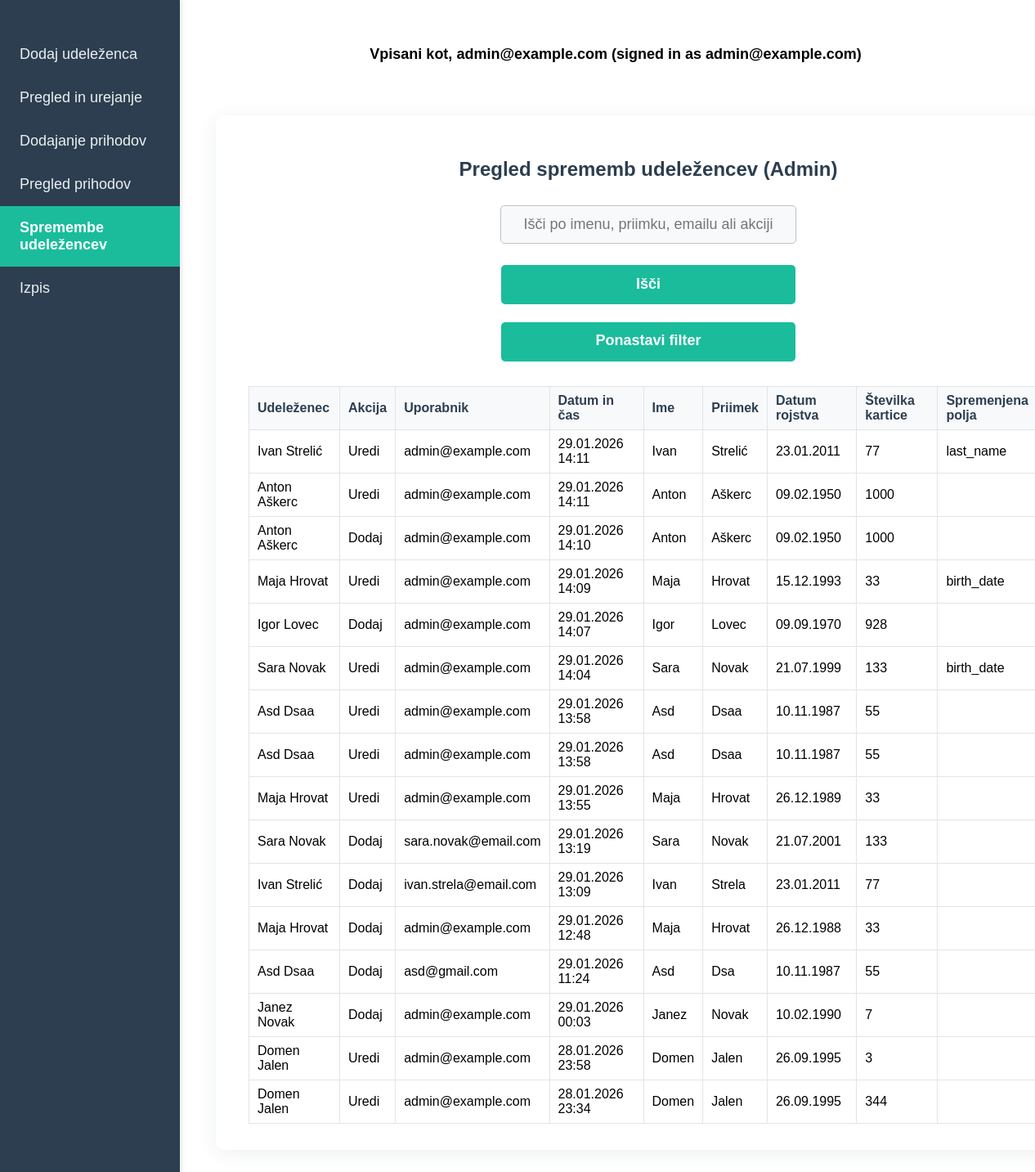
Before: /attendee-changes/ (signed in) with the older database file.
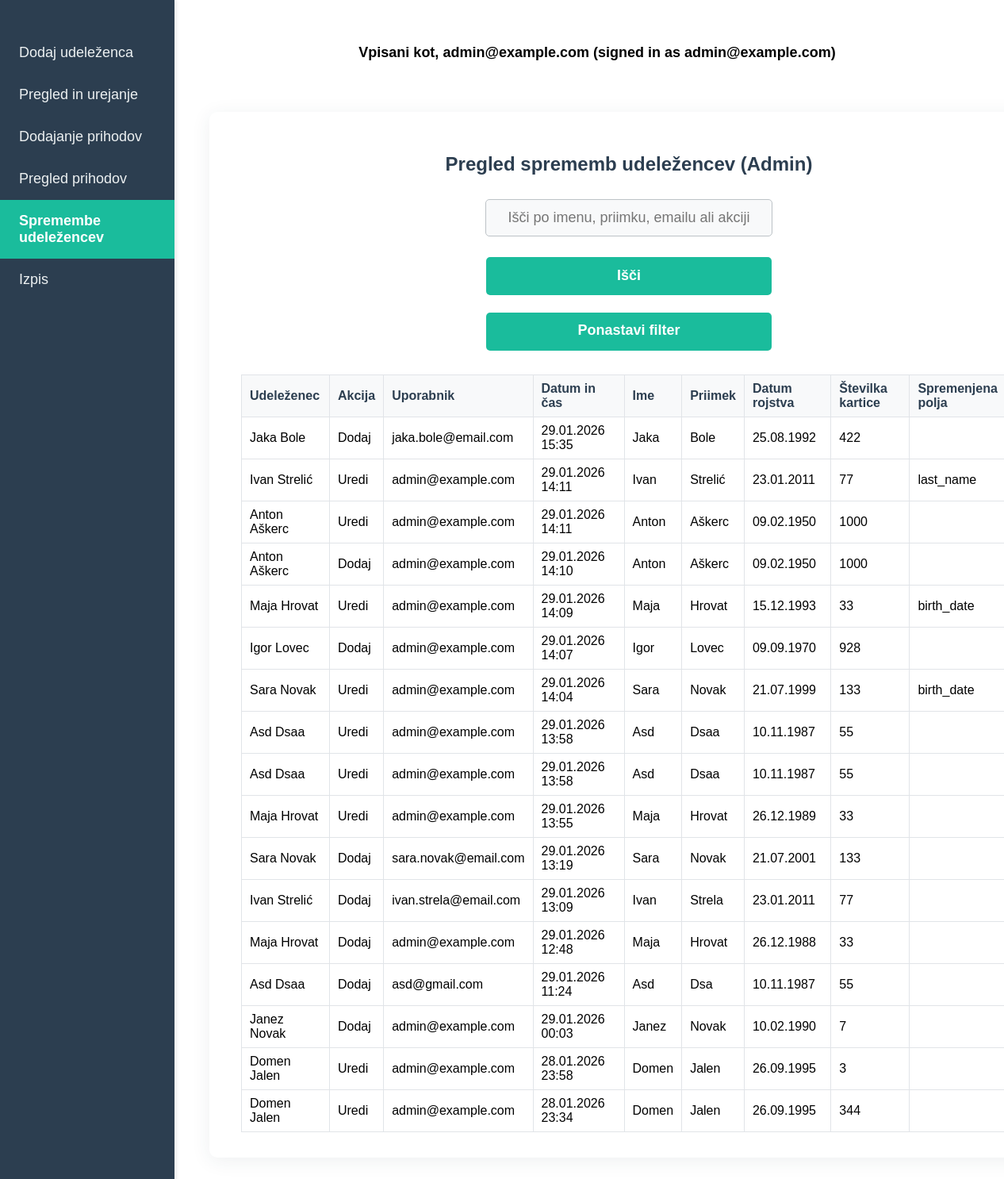
After: the same page with the newer database file.
### attendees/models.py (models this page shows, shortened)
class Attendee(models.Model):
    first_name = models.CharField(max_length=100)  # Ime
    last_name = models.CharField(max_length=100)   # Priimek
    birth_date = models.DateField()                # Datum rojstva
    card_number = models.CharField(max_length=50, unique=True)  # Številka kartice
    created_at = models.DateTimeField(auto_now_add=True)        # Datum vnosa
    def __str__(self):
        return f"{self.first_name} {self.last_name}"

class AttendeeChange(models.Model):
    ACTION_CHOICES = [
        ('add', 'Dodaj'),
        ('edit', 'Uredi'),
        ('delete', 'Delete'),
    ]
    attendee = models.ForeignKey('Attendee', on_delete=models.CASCADE, null=True, blank=True)  # Povezava na udeleženca
    action = models.CharField(max_length=10, choices=ACTION_CHOICES)                           # Vrsta akcije
    timestamp = models.DateTimeField(auto_now_add=True)                                        # Čas spremembe
    user = models.ForeignKey(get_user_model(), on_delete=models.SET_NULL, null=True, blank=True) # Uporabnik, ki je izvedel spremembo
    data_snapshot = models.JSONField()                                                         # Posnetek podatkov
    changed_fields = models.JSONField(null=True, blank=True, help_text="List of changed fields for edit actions.") # Seznam spremenjenih polj

### accounts/models.py (models this page shows)
class CustomUser(AbstractBaseUser, PermissionsMixin):
    email = models.EmailField(unique=True)  # E-pošta kot uporabniško ime
    first_name = models.CharField(max_length=30, blank=True)  # Ime
    last_name = models.CharField(max_length=30, blank=True)   # Priimek
    is_active = models.BooleanField(default=True)             # Aktivnost
    is_staff = models.BooleanField(default=False)             # Pravice osebja
    objects = CustomUserManager()  # Upravljalec
    USERNAME_FIELD = 'email'       # Polje za prijavo
    REQUIRED_FIELDS = []
    def __str__(self):
        return self.email

### konferenca/views.py (the view, shortened to what this page needs)
# urls.py: path('attendee-changes/', attendee_change_list, name='attendee_change_list'),
@staff_member_required
def attendee_change_list(request):
    q = request.GET.get('q', '')
    changes = AttendeeChange.objects.all()
    changes = changes.order_by('-timestamp')
    formatted_changes = []
    for change in changes:
        ts = change.timestamp
        formatted_timestamp = ts.strftime('%d.%m.%Y %H:%M') if ts else ''
        birth_date = change.data_snapshot.get('birth_date')
        formatted_birth_date = ''
        if birth_date:
            try:
                from datetime import datetime
                formatted_birth_date = datetime.strptime(birth_date, '%Y-%m-%d').strftime('%d.%m.%Y')
            except Exception:
                formatted_birth_date = birth_date
        data_snapshot = dict(change.data_snapshot)
        data_snapshot['birth_date'] = formatted_birth_date
        formatted_changes.append({
            'attendee': change.attendee,
            'get_action_display': change.get_action_display(),
            'user': change.user,
            'timestamp': formatted_timestamp,
            'data_snapshot': data_snapshot,
            'changed_fields': change.changed_fields if hasattr(change, 'changed_fields') else None,
        })
    return render(request, 'attendee_change_list.html', {'changes': formatted_changes})

### konferenca/templates/attendee_change_list.html
{% extends "base.html" %}
{% block content %}
<div class="form-container wide-form-container">
  <h2>Pregled sprememb udeležencev (Admin)</h2>
  <form method="get" class="filter-buttons" style="margin-bottom: 18px; flex-direction: column; align-items: center;">
    <input type="text" name="q" placeholder="Išči po imenu, priimku, emailu ali akciji" value="{{ request.GET.q }}" class="filter-search">
    <div class="filter-btn-row">
      <button type="submit">Išči</button>
      <a href="?" class="filter-btn">Ponastavi filter</a>
    </div>
  </form>
  <table style="width:100%; border-collapse:collapse;">
    <tr>
      <th>Udeleženec</th>
      <th>Akcija</th>
      <th>Uporabnik</th>
      <th>Datum in čas</th>
      <th>Ime</th>
      <th>Priimek</th>
      <th>Datum rojstva</th>
      <th>Številka kartice</th>
      <th>Spremenjena polja</th>
    </tr>
    {% for change in changes %}
    <tr>
      <td>{{ change.attendee }}</td>
      <td>{{ change.get_action_display }}</td>
      <td>{{ change.user }}</td>
      <td>{{ change.timestamp }}</td>
      <td>{{ change.data_snapshot.first_name|default_if_none:'' }}</td>
      <td>{{ change.data_snapshot.last_name|default_if_none:'' }}</td>
      <td>{{ change.data_snapshot.birth_date|default_if_none:'' }}</td>
      <td>{{ change.data_snapshot.card_number|default_if_none:'' }}</td>
      <td>
        {% if change.changed_fields %}
          {{ change.changed_fields|join:', ' }}
        {% endif %}
      </td>
    </tr>
    {% empty %}
    <tr>
      <td colspan="8">Ni sprememb.</td>
    </tr>
    {% endfor %}
  </table>
</div>
{% endblock %}

Changed rows visible on the page:
added Attendee: attendee "Jaka Bole", action "Dodaj", user "jaka.bole@email.com", timestamp "29.01.2026 15:35", data_snapshot.first_name "Jaka", data_snapshot.last_name "Bole", data_snapshot.birth_date "25.08.1992", data_snapshot.card_number "422"
